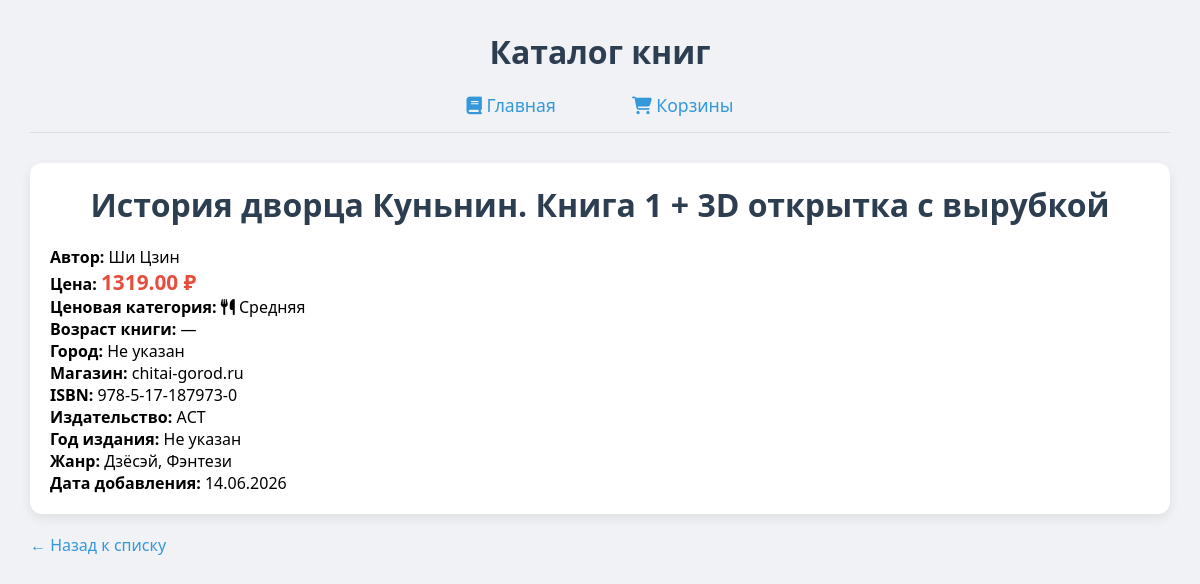
/book/23/, run on the app's committed database.
### books/models.py (models this page shows, shortened)
class Book(models.Model):
    title = models.CharField(max_length=300, verbose_name="Название")
    price = models.DecimalField(max_digits=10, decimal_places=2, blank=True, null=True, verbose_name="Цена")
    author = models.CharField(max_length=200, blank=True, null=True, verbose_name="Автор")
    city = models.CharField(max_length=100, blank=True, null=True, verbose_name="Город")
    source = models.CharField(max_length=100, blank=True, null=True, verbose_name="Источник")
    isbn = models.CharField(max_length=50, blank=True, null=True, verbose_name="ISBN")
    publisher = models.CharField(max_length=200, blank=True, null=True, verbose_name="Издательство")
    year = models.CharField(max_length=10, blank=True, null=True, verbose_name="Год")
    genre = models.CharField(max_length=200, blank=True, null=True, verbose_name="Жанр")
    isbn_clean = models.CharField(max_length=20, blank=True, null=True, verbose_name="ISBN (чистый)")
    created_at = models.DateTimeField(auto_now_add=True, verbose_name="Дата добавления")
    class Meta:
        verbose_name = "Книга"
        verbose_name_plural = "Книги"
        ordering = ['-created_at']

### books/views.py (the view)
# urls.py: path('book/<int:book_id>/', views.book_detail, name='book_detail'),
def book_detail(request, book_id):
    book = get_object_or_404(Book, id=book_id)
    return render(request, 'books/book_detail.html', {'book': book})

### books/templatetags/book_filters.py (called while the page is built)
@register.filter
def book_age(year):
    from datetime import datetime
    current_year = datetime.now().year
    try:
        y = int(year)
        if y >= current_year - 1:
            return mark_safe('<i class="fas fa-star"></i> Новинка')
        elif y <= current_year - 10:
            return mark_safe('<i class="fas fa-book"></i> Классика')
        else:
            return mark_safe('<i class="fas fa-leaf"></i> Современная')
    except (TypeError, ValueError):
        return "—"

@register.filter
def price_level(price):
    try:
        p = float(price)
        if p < 500:
            return mark_safe('<i class="fas fa-coffee"></i> Бюджетная')
        elif p < 1500:
            return mark_safe('<i class="fas fa-utensils"></i> Средняя')
        elif p < 3000:
            return mark_safe('<i class="fas fa-gem"></i> Выше среднего')
        else:
            return mark_safe('<i class="fas fa-crown"></i> Дорогая')
    except (TypeError, ValueError):
        return "—"

### books/templates/books/book_detail.html (shortened to what this page needs)
{% extends 'books/base.html' %}
{% load book_filters %}
{% block content %}
    <div class="book-card" style="width: auto; text-align: left;">
        <h1>{{ book.title }}</h1>
        <p><strong>Автор:</strong> {{ book.author|default:"Не указан" }}</p>
        <p><strong>Цена:</strong> <span class="price">{{ book.price|default:"Не указана" }} ₽</span></p>
        <p><strong>Ценовая категория:</strong> {{ book.price|price_level }}</p>
        <p><strong>Возраст книги:</strong> {{ book.year|book_age }}</p>
        <p><strong>Город:</strong> {{ book.city|default:"Не указан" }}</p>
        <p><strong>Магазин:</strong> {{ book.source|default:"Не указан" }}</p>
        <p><strong>ISBN:</strong> {{ book.isbn|default:"Не указан" }}</p>
        <p><strong>Издательство:</strong> {{ book.publisher|default:"Не указано" }}</p>
        <p><strong>Год издания:</strong> {{ book.year|default:"Не указан" }}</p>
        <p><strong>Жанр:</strong> {{ book.genre|default:"Не указан" }}</p>
        <p><strong>Дата добавления:</strong> {{ book.created_at|date:"d.m.Y" }}</p>
    </div>
    <a href="{% url 'book_list' %}" class="back-link">← Назад к списку</a>
{% endblock %}

### books/templates/books/base.html (style rules this page uses)
* { margin: 0; padding: 0; box-sizing: border-box; }
body { font-family: 'Segoe UI', Arial, sans-serif; background: #f0f2f5; padding: 30px; }
h1 { text-align: center; margin-bottom: 20px; color: #2c3e50; }
.book-card { background: white; border-radius: 12px; padding: 20px; box-shadow: 0 4px 12px rgba(0,0,0,0.08); transition: transform 0.2s; }
.price { color: #e74c3c; font-size: 1.3em; font-weight: bold; margin: 10px 0; }
.back-link { display: inline-block; margin-top: 20px; color: #3498db; text-decoration: none; }

### data on the page
Book: title "История дворца Куньнин. Книга 1 + 3D открытка с вырубкой", author "Ши Цзин", price "1319.00", price "Средняя", year|book_age "—", city "Не указан", source "chitai-gorod.ru", isbn "978-5-17-187973-0", publisher "АСТ", year "Не указан", genre "Дзёсэй, Фэнтези", created_at "14.06.2026"
